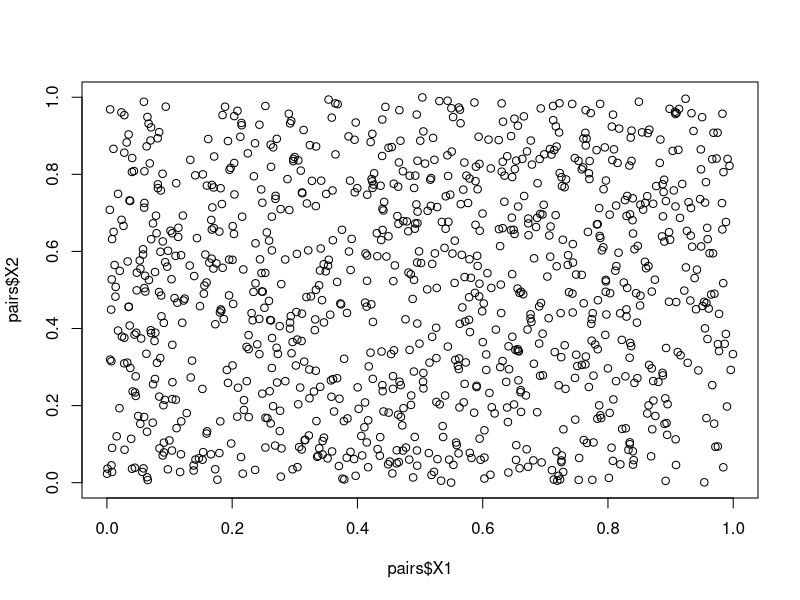
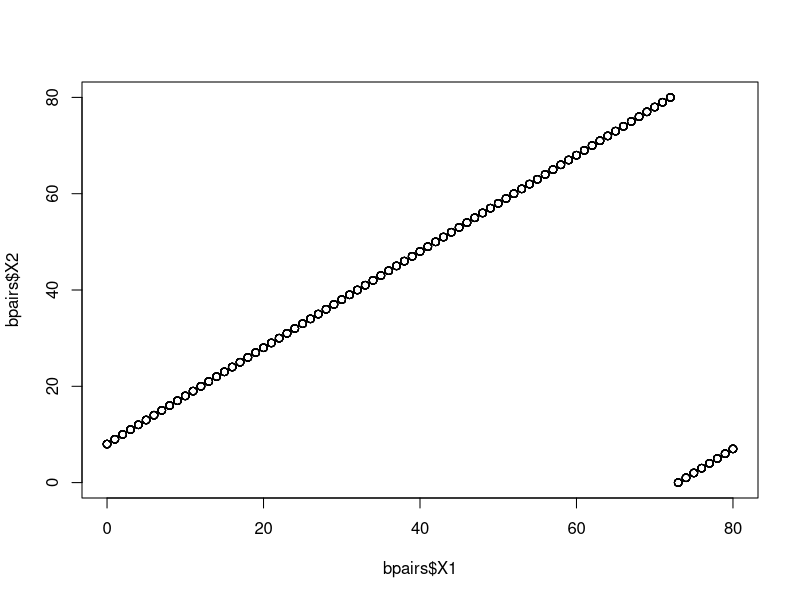
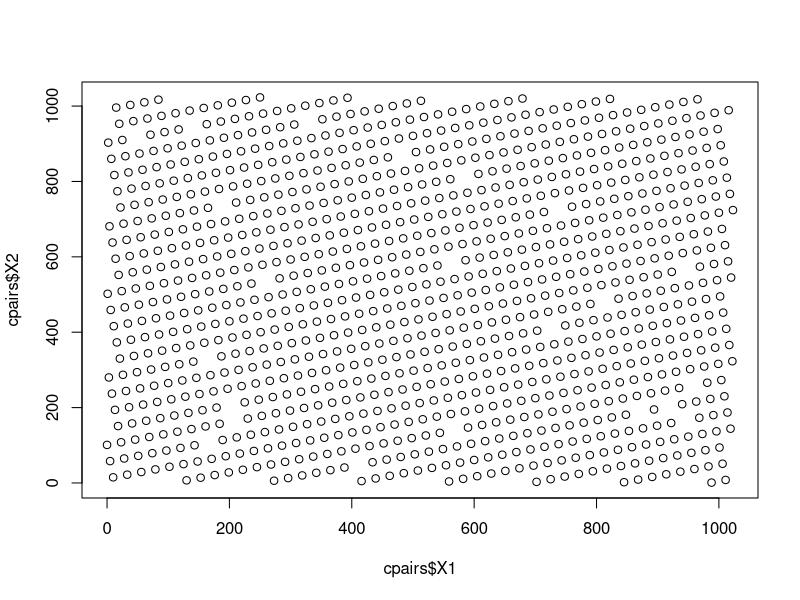
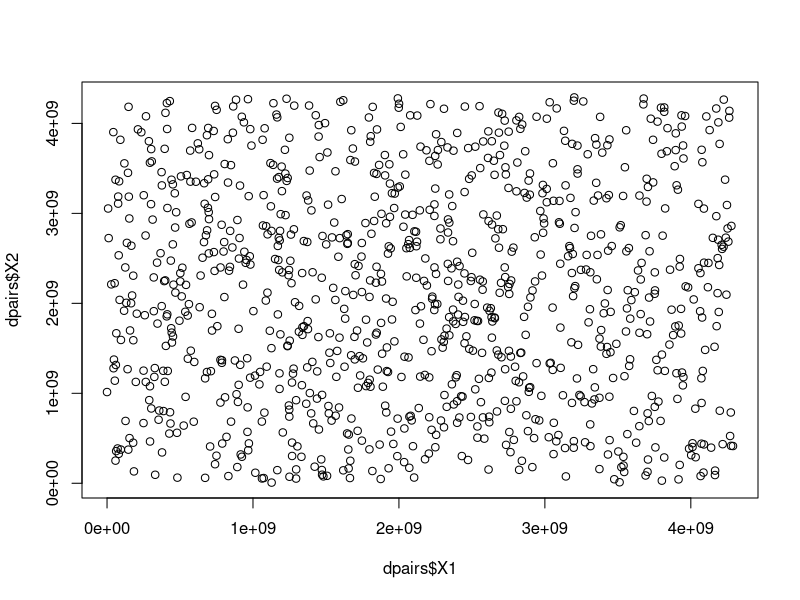
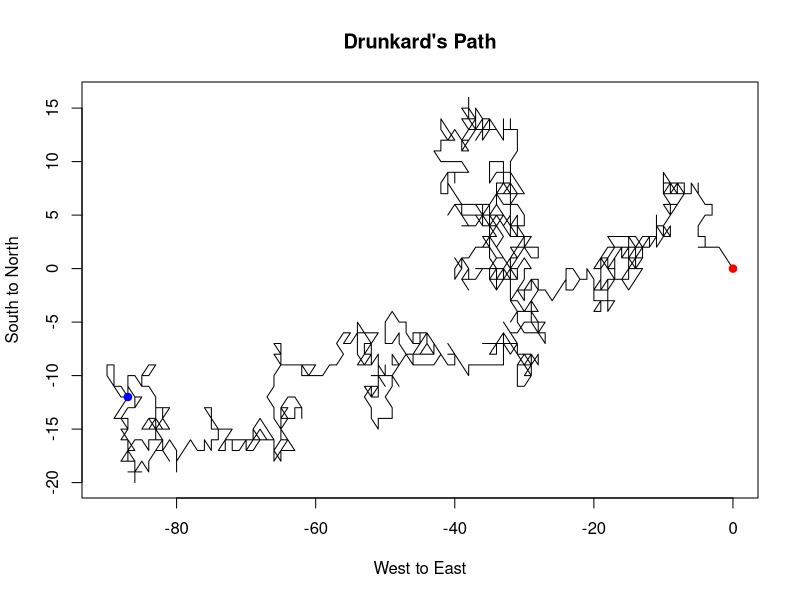

These figures' R source, in order:
## ---- chunk 1
knitr::opts_chunk$set(echo = TRUE)
## ---- chunk 2
##Question 1

PRN<-function(n,m,a,c,x=0){
sample<-numeric(n)
sample[1]<-x

for(i in 2:n){
sample[i]=(a*sample[i-1]+c)%%m
}
return(sample)
}

##Test of Q1
m<-8
a<-5
c<-1
n<-10
results<-PRN(n,m,a,c)
print(results)



##Question 2
#part a
n<-1000 #Example
sam<-runif(n)
pairs <- data.frame(X1 = sam[-n], X2 = sam[-1])
plot(pairs$X1, pairs$X2)


#part b
n<-1000
m<-81
a<-1
c<-8
x<-0
ple<-PRN(n,m,a,c,x)
bpairs<- data.frame(X1 = ple[-n], X2 = ple[-1])
plot(bpairs$X1,bpairs$X2)


#part c
m<-1024
a<-401
c<-101
ple<-PRN(n,m,a,c,x)
cpairs<- data.frame(X1 = ple[-n], X2 = ple[-1])
plot(cpairs$X1,cpairs$X2)

m<-2^32
a<-1664525
c<-1013904223
ple<-PRN(n,m,a,c,x)
dpairs<- data.frame(X1 = ple[-n], X2 = ple[-1])
plot(dpairs$X1,dpairs$X2)


##Question 3

#part a
probabilities<-c(0.1,0.15,0.15,0.2,0.1,0.1,0.1,0.1)
prob_directions<-matrix(c(0,1,0,-1,1,0,-1,0,1,1,1,-1, -1,-1,-1,1),ncol=2,byrow = TRUE)

#part b

simulate_steps<-function(probs=probabilities){
  prob_directions<-matrix(c(0,1,0,-1,1,0,-1,0,1,1,1,-1, -1,-1,-1,1),ncol=2,byrow = TRUE)
  direction<-sample.int(n=nrow(prob_directions),size=1,prob=probs)
  return(prob_directions[direction,])
}

#part c
positions<-matrix(0, nrow=1001, ncol=2)
positions[1,]<-c(0,0)

for (i in 2:1001){
  new_step<-simulate_steps()
  positions[i,]<-positions[i-1,]+new_step
  
}


#part d
plot(positions, type = "l", col = "black", xlab = "West to East", ylab = "South to North", main = "Drunkard's Path")

# Mark the starting point in red and the ending point in blue
points(positions[1, 1], positions[1, 2], col = "red", pch = 19)
points(positions[nrow(positions), 1], positions[nrow(positions), 2], col = "blue", pch = 19)




##Question 4

n=1000000
X<-rexp(n, rate=1)
Y<-rnorm(n,mean=0,sd=sqrt(X))
X_giv_Y <- X[floor(Y)==4]
conditional_expectation <- mean(X_giv_Y)
conditional_variance <- var(X_giv_Y)


##Question 5

possibilities<-matrix(c(0.6, 0.5,
                        0.4,0.5), nrow=2, byrow = TRUE)

x0<-c(0.5,0.5) #Assuming the stock starts with an equal chance of it going up or down, as well as the starting price is 10 dollars
price<-10

chances <- function(days) {
  movement <- numeric(days + 1)
  movement[1] <- sample(1:2, 1, prob = x0)
  for (i in 1:days) {
    movement[i + 1] <- sample(1:2, 1, prob = possibilities[movement[i], ])
  }
  return(movement)
}


table<-chances(50) #started with an example to 50, similar to lecture
ifelse(table==1, "up", "down") #to show if it goes up or down




